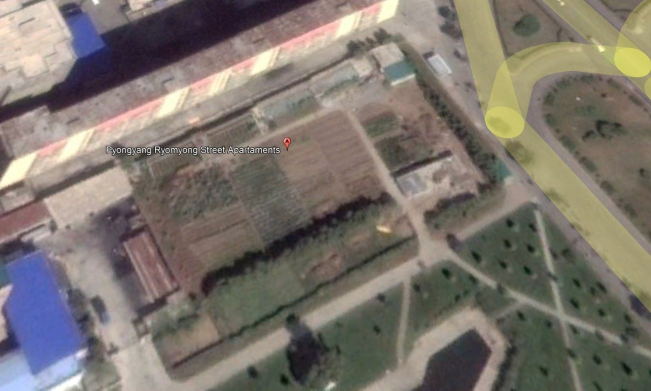
#> input picture before.jpg, 1302 x 781 px (shown at 1/2 size)
$ python exps.py
#> lines starting #> are read from the running program, lines starting #| are printed output that depends on the picture; after the words box and inside, x2 and y2 are one past the last pixel; in counts of white or black regions, pixels touching at a corner belong together
import cv2
import numpy as np
import os

# --- Configuration ---
# These are our final, tuned parameters
CHANGE_THRESHOLD = 70
KERNEL_SIZE = (9, 9)

# Input files
BEFORE_FILE = 'before.jpg'
AFTER_FILE = 'after.jpg'

# Output directory
OUTPUT_DIR = "output_proof"

# --- Setup ---
print(f"Starting Experiment Proof Generation...")
print(f"Reading '{BEFORE_FILE}' and '{AFTER_FILE}'...")

# Create the output directory if it doesn't exist
os.makedirs(OUTPUT_DIR, exist_ok=True)
print(f"Saving all intermediate steps to '/{OUTPUT_DIR}' folder.\n")

# --- Load Images ---
img_before_raw = cv2.imread(BEFORE_FILE)
#> img_before_raw is the input picture: shape (781, 1302, 3); mean B, G, R 108.8, 116.6, 124.1
img_after_raw = cv2.imread(AFTER_FILE)
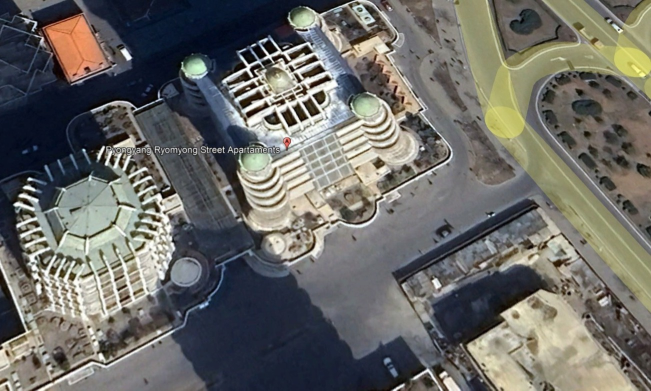
#> input picture after.jpg, 1302 x 781 px (shown at 1/2 size)
#> img_after_raw is the input picture: shape (781, 1302, 3); mean B, G, R 102.4, 106.3, 107

if img_before_raw is None or img_after_raw is None:
    print(f"FATAL ERROR: Could not load images.")
    print(f"Please make sure '{BEFORE_FILE}' and '{AFTER_FILE}' are in this folder.")
    exit()

# --- Automated Registration (Resize) ---
# Ensure both images are the exact same size for pixel-math
target_w = min(img_before_raw.shape[1], img_after_raw.shape[1])
#> target_w = 1302
target_h = min(img_before_raw.shape[0], img_after_raw.shape[0])
#> target_h = 781
dsize = (target_w, target_h)
#> dsize = (1302, 781)

img_before = cv2.resize(img_before_raw, dsize, interpolation=cv2.INTER_AREA)
img_after = cv2.resize(img_after_raw, dsize, interpolation=cv2.INTER_AREA)
print(f"Step 0: Images resized to {dsize} for registration.")
#| Step 0: Images resized to (1302, 781) for registration.
cv2.imwrite(os.path.join(OUTPUT_DIR, "0_registered_before.png"), img_before)
cv2.imwrite(os.path.join(OUTPUT_DIR, "0_registered_after.png"), img_after)

# ===================================================================
# --- ✅ Aim 1 (Part 1): Image Basics (Grayscale) ---
# ===================================================================
print("✅ Applying Aim 1 (Part 1): Grayscale Conversion...")
gray_before = cv2.cvtColor(img_before, cv2.COLOR_BGR2GRAY)
gray_after = cv2.cvtColor(img_after, cv2.COLOR_BGR2GRAY)
cv2.imwrite(os.path.join(OUTPUT_DIR, "1_aim_1_grayscale_before.png"), gray_before)
cv2.imwrite(os.path.join(OUTPUT_DIR, "1_aim_1_grayscale_after.png"), gray_after)

# ===================================================================
# --- ✅ Aim 4: Noise Removal ---
# ===================================================================
print("✅ Applying Aim 4: Noise Removal (Median Blur)...")
denoised_before = cv2.medianBlur(gray_before, 5)
denoised_after = cv2.medianBlur(gray_after, 5)
cv2.imwrite(os.path.join(OUTPUT_DIR, "2_aim_4_denoised_before.png"), denoised_before)
cv2.imwrite(os.path.join(OUTPUT_DIR, "2_aim_4_denoised_after.png"), denoised_after)

# ===================================================================
# --- ✅ Aim 5: Histogram Techniques ---
# ===================================================================
print("✅ Applying Aim 5: Histogram Equalization...")
norm_before = cv2.equalizeHist(denoised_before)
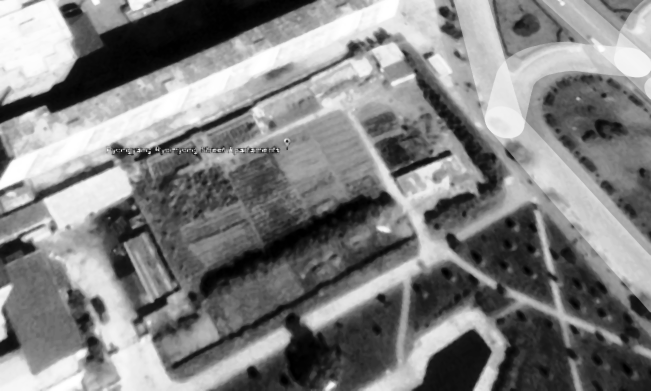
#> norm_before: shape (781, 1302) (shown at 1/2 size); min 0, max 255, mean 128.4
norm_after = cv2.equalizeHist(denoised_after)
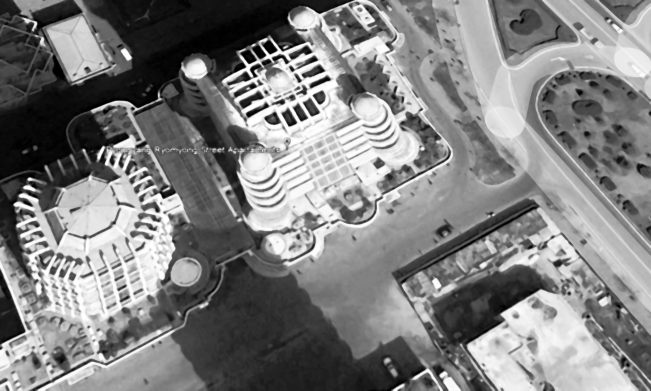
#> norm_after: shape (781, 1302) (shown at 1/2 size); min 0, max 255, mean 128.1
cv2.imwrite(os.path.join(OUTPUT_DIR, "3_aim_5_normalized_before.png"), norm_before)
cv2.imwrite(os.path.join(OUTPUT_DIR, "3_aim_5_normalized_after.png"), norm_after)

# ===================================================================
# --- ✅ Aim 3 & Aim 1 (Part 2): Compare Two Images (Math Ops) ---
# ===================================================================
print("✅ Applying Aim 3 & Aim 1 (Part 2): Image Differencing (absdiff)...")
diff_image = cv2.absdiff(norm_before, norm_after)
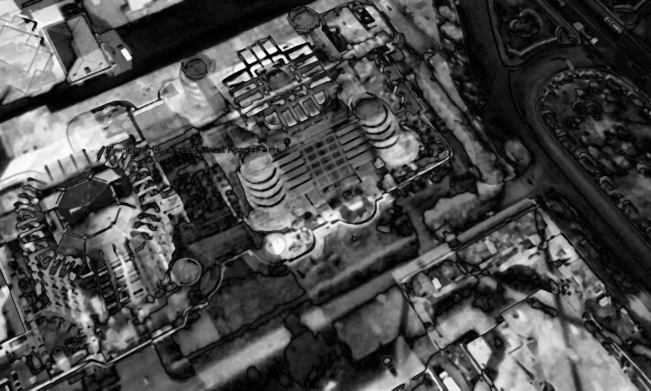
#> diff_image: shape (781, 1302) (shown at 1/2 size); min 0, max 255, mean 76.2
cv2.imwrite(os.path.join(OUTPUT_DIR, "4_aim_3_raw_difference.png"), diff_image)

# ===================================================================
# --- ✅ Aim 2: Point Processing ---
# ===================================================================
print(f"✅ Applying Aim 2: Point Processing (Threshold at {CHANGE_THRESHOLD})...")
_ , thresh_mask = cv2.threshold(diff_image, CHANGE_THRESHOLD, 255, cv2.THRESH_BINARY)
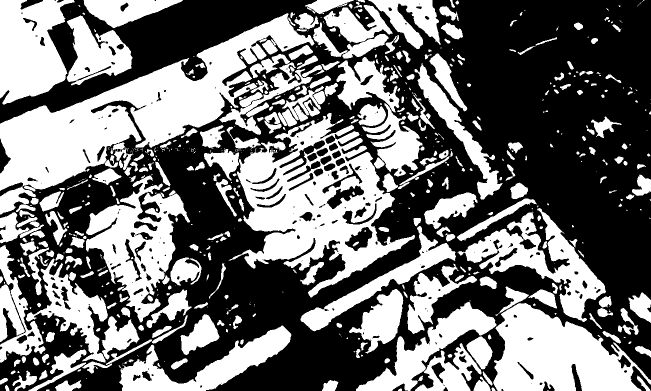
#> thresh_mask: shape (781, 1302) (shown at 1/2 size); 44.4% white; 627 white regions (272 under 20 px), largest, box (x1, y1, x2, y2) and area: (0, 26, 629, 429) 71301, (457, 226, 830, 595) 54930, (986, 606, 1302, 781) 33424
cv2.imwrite(os.path.join(OUTPUT_DIR, "5_aim_2_threshold_mask_raw.png"), thresh_mask)

# ===================================================================
# --- ✅ Aim 7: Morphological Operations ---
# ===================================================================
print(f"✅ Applying Aim 7: Morphological Ops (Kernel={KERNEL_SIZE})...")
kernel = np.ones(KERNEL_SIZE, np.uint8)

# Part 1: Opening (Removes salt noise)
opening_mask = cv2.morphologyEx(thresh_mask, cv2.MORPH_OPEN, kernel, iterations=2)
#> opening_mask: shape (781, 1302); 28.8% white; 86 white regions, largest, box (x1, y1, x2, y2) and area: (0, 34, 607, 378) 61633, (990, 607, 1272, 781) 31583, (0, 0, 131, 199) 21000
print("  - Step 7a: MORPH_OPEN (Removes white noise dots)")
cv2.imwrite(os.path.join(OUTPUT_DIR, "6_aim_7a_morph_open.png"), opening_mask)

# Part 2: Closing (Fills pepper holes)
final_mask = cv2.morphologyEx(opening_mask, cv2.MORPH_CLOSE, kernel, iterations=2)
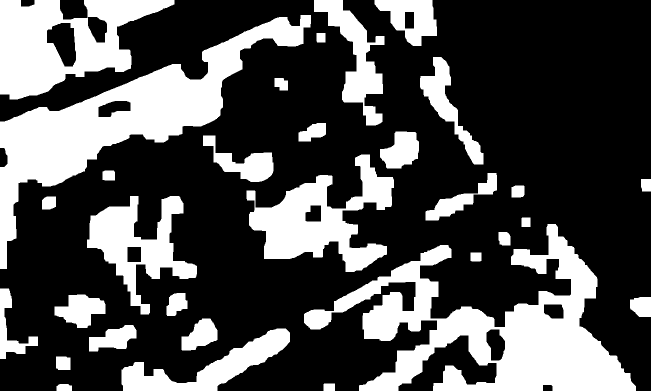
#> final_mask: shape (781, 1302) (shown at 1/2 size); 31% white; 31 white regions
print("  - Step 7b: MORPH_CLOSE (Fills black holes)")
cv2.imwrite(os.path.join(OUTPUT_DIR, "7_aim_7b_final_mask.png"), final_mask)

# ===================================================================
# --- ✅ Aim 10: Region-Based Segmentation ---
# ===================================================================
print("✅ Applying Aim 10: Region Segmentation...")
print("  - The 'final_mask.png' *is* the result of segmentation.")
# No new image, the 'final_mask' is the proof.

# ===================================================================
# --- ✅ Aim 8: Edge Detection ---
# ===================================================================
print("✅ Applying Aim 8: Edge Detection (findContours)...")
overlay_image = img_after.copy()
# Find the *edges* of the segmented regions
contours, _ = cv2.findContours(final_mask.copy(), cv2.RETR_EXTERNAL, cv2.CHAIN_APPROX_SIMPLE)
#> contours = 31 contours; largest, box (x1, y1, x2, y2) and area: (608, 448, 1272, 781) 82972, (0, 30, 622, 538) 68870, (0, 0, 349, 199) 41374, (493, 309, 788, 544) 29890, (174, 392, 394, 629) 20434
# Draw the edges in red
cv2.drawContours(overlay_image, contours, -1, (0, 0, 255), 2) # BGR
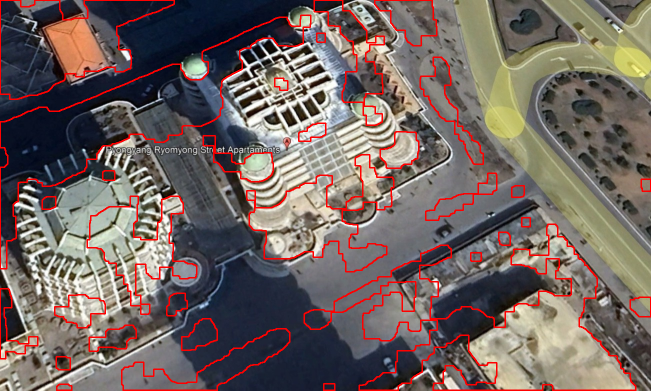
#> overlay_image: shape (781, 1302, 3) (shown at 1/2 size); 5.08% of pixels changed, all inside (x1, y1, x2, y2) = (0, 0, 1302, 781)
cv2.imwrite(os.path.join(OUTPUT_DIR, "8_aim_8_final_overlay.png"), overlay_image)

# ===================================================================
# --- Final Quantification ---
# ===================================================================
total_pixels = final_mask.shape[0] * final_mask.shape[1]
#> total_pixels = 1016862
change_pixels = cv2.countNonZero(final_mask)
#> change_pixels = 314974
percent_changed = (change_pixels / total_pixels) * 100
#> percent_changed = 30.98

print("\n--- Analysis Complete ---")
print(f"Percentage of area changed: {percent_changed:.2f}%")
#| Percentage of area changed: 30.98%
print(f"All 9 proof images have been saved to the '/{OUTPUT_DIR}' folder.")
print("-------------------------")
